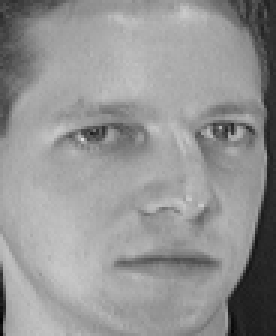
#> input picture orl_faces/s1/2.pgm, 92 x 112 px (shown 3 times larger)
$ jupyter execute --allow-errors PCA.ipynb
#> lines starting #> are read from the running program, lines starting #| are printed output that depends on the picture
[cell 1]
import numpy as np
import os
import  matplotlib.image as mpimg
from scipy import misc
from PIL import Image
import matplotlib.pyplot as plt
plt.show()

[cell 2]
path = "orl_faces/s1/2.pgm"
try:
    img  = Image.open(path)
#> img is the input picture: PIL image 92x112 L; min 2, max 223, mean 148
    plt.imshow(img)
except IOError:
    pass

[cell 3]
def img_to_vector(filename):
#> called with filename = 'orl_faces/s1/1.pgm'
    img  = Image.open(filename).resize((112, 92))
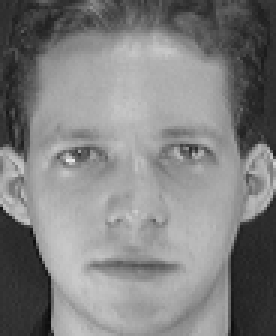
#> input picture orl_faces/s1/1.pgm, 92 x 112 px (shown 3 times larger)
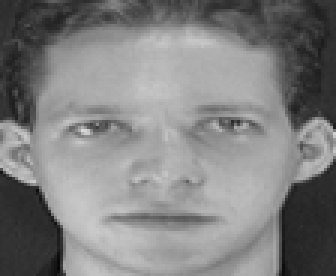
#> img: PIL image 112x92 L (shown 3 times larger); min 6, max 216, mean 128.3
    img_vector = np.array(img).flatten()
#> img_vector = 10304 values, max 216 at index 4843, min 6 at index 9987, mean 128.3
    sz = img_vector.shape[0]
#> sz = 10304
    #img_vector = img_vector.reshape(sz,1)
    return img_vector

[cell 4]
def preprocess(dataset_dir = "orl_faces"):
    train_set = []
    train_set_number = []
    test_set = []
    test_set_number = []
    for i in range(40):
        person_id = i+1
        for j in range(10):
            if j < 6 :
                path = dataset_dir + '/s'+str(person_id)+'/'+str(j+1)+'.pgm'
                img = img_to_vector(path).astype(np.int64)
#> img has the same summary as img_vector in img_to_vector
                train_set.append(img)
                train_set_number.append(person_id)
            else :
                path = dataset_dir + '/s'+str(person_id)+'/'+str(j+1)+'.pgm'
                img = img_to_vector(path).astype(np.int64)
                test_set.append(img)
                test_set_number.append(person_id)

    train_set = np.array(train_set)
    train_set_number = np.array(train_set_number)
    test_set = np.array(test_set)
    test_set_number = np.array(test_set_number)
    return train_set.T, train_set_number, test_set.T, test_set_number

#> (a cell that did not finish here is left out)

#> (a cell that did not finish here is left out)

#> (a cell that did not finish here is left out)

#> (a cell that did not finish here is left out)

#> (a cell that did not finish here is left out)

[cell 10]
def find_mean(arr):
    M = np.mean(arr, axis = 1)
    return M

#> (a cell that did not finish here is left out)

[cell 12]
def mean_normalization(arr):
    M = find_mean(arr)
    x_range = arr.shape[0]
    y_range = arr.shape[1]
    for i in range(x_range):
        for j in range(y_range):
            arr[i][j] -= M[i]
    return arr

#> (a cell that did not finish here is left out)

#> (a cell that did not finish here is left out)

#> (a cell that did not finish here is left out)

#> (a cell that did not finish here is left out)

[cell 17]
U = []
#> U = []
#> (the rest of this cell did not finish here and is left out)
